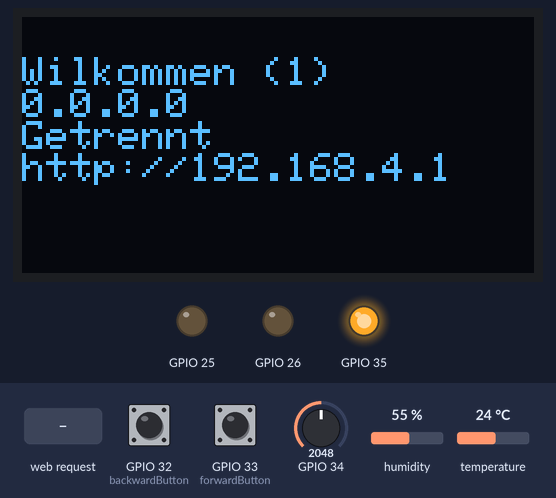
Bench run of a program on a simulated ESP32. Shown: 128×64 one-colour display, output pins drawn as LEDs (lit = HIGH). The inputs (shaded band) are chosen by the test bench; at power-on: GPIO 32 (backwardButton) HIGH, GPIO 33 (forwardButton) HIGH, GPIO 34 = 2048, humidity 55 %, temperature 24 °C. WiFi joins after 1.5 s; servers stay silent unless stated; what the program prints to the serial monitor is not drawn.

Above: at 1.4 s.
1.5 s: GPIO 32 (backwardButton) pulled LOW for 0.15 s
At 2.2 s:
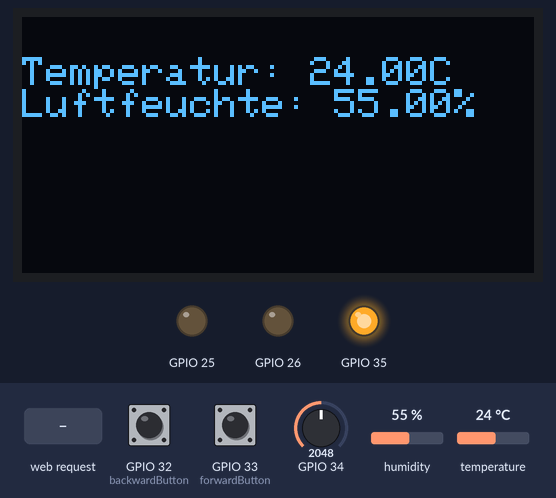
3.1 s: GPIO 33 (forwardButton) pulled LOW for 0.15 s
At 3.6 s:
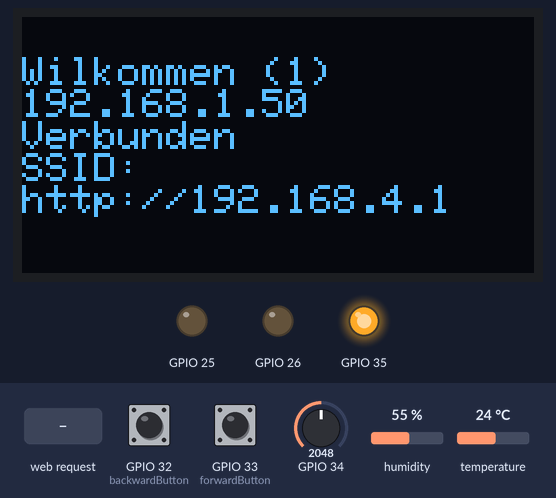
4.7 s: HTTP request GET /status?ssid=1 received
6.2 s: GPIO 33 (forwardButton) pulled LOW for 1 s
At 7.4 s:
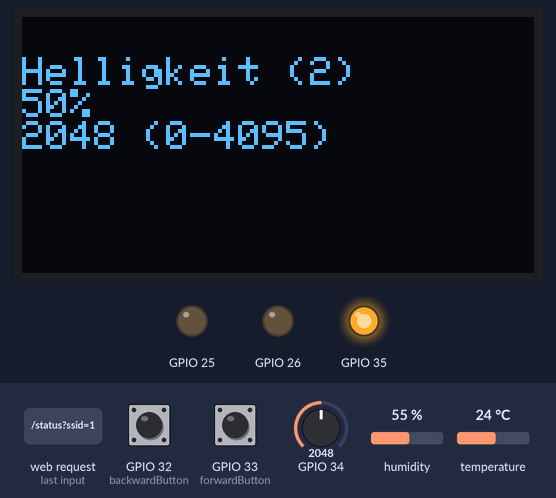
8.7 s: GPIO 34 set to 2394
At 9.6 s:
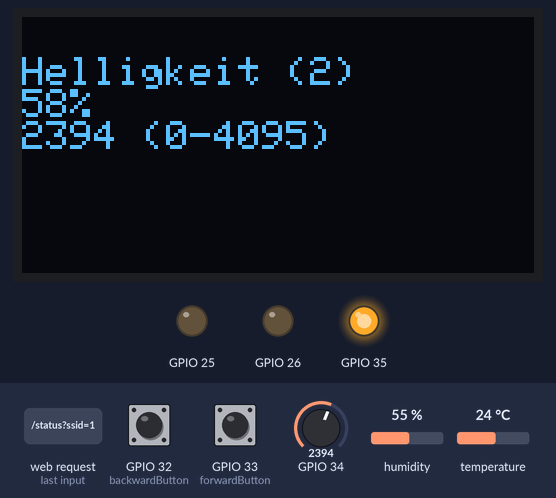
10.2 s: GPIO 34 set to 2516
At 11.4 s:
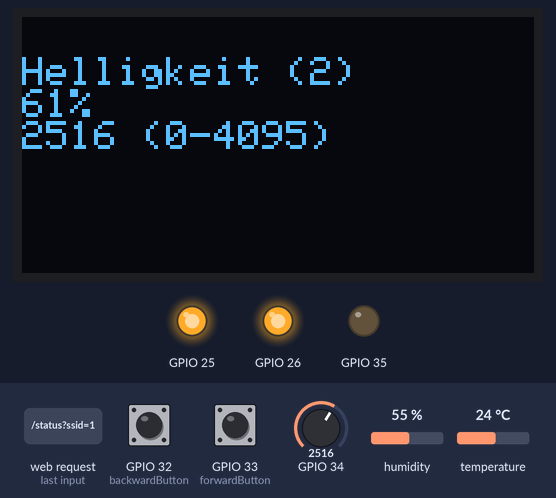
Timing chart, 0 to 12.9 s (numbered marks = the images above; inputs shaded):
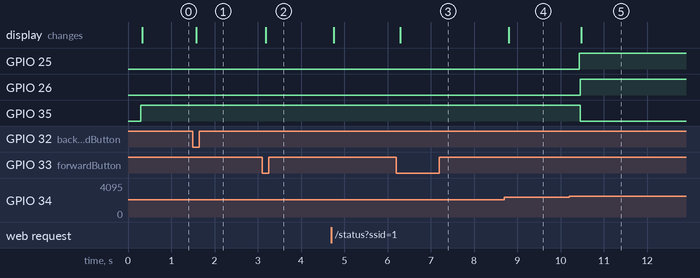

The program:

main.cpp
```cpp
#include <Arduino.h>
#include <iostream>
#include <Wire.h>
#include <Adafruit_GFX.h>
#include <Adafruit_SSD1306.h>
#include <DHT.h>
#include <WiFi.h>
#include <wifi_credentials.h>
#include <WebServer.h>
#include <DNSServer.h>
using namespace std;

WebServer server(80);

/*
      Variablen
                    */

int lastState1 = HIGH;
int currentState1 = HIGH;
int lastState2 = HIGH;
int currentState2 = HIGH;
int page = 0;
bool toggled = false;
bool ledAn = false;

int led2 = 26;
int forwardButton = 33;
int backwardButton = 32;

int ScreenSda = 21;
int ScreenScl = 22;

int licht = analogRead(34);


#define SCREEN_WIDTH 128
#define SCREEN_HEIGHT 64
#define DHTTYPE DHT11
#define DHTPIN 27
DHT dht(DHTPIN,DHTTYPE);

Adafruit_SSD1306 display(SCREEN_WIDTH, SCREEN_HEIGHT, &Wire, -1);

#define NUMFLAKES 10

float hum = dht.readHumidity();
float temp = dht.readTemperature();


/*
    Funktionen
                */

const char HTML_INDEX[] PROGMEM = R"HTML(
<!DOCTYPE html><html lang="de"><meta charset="utf-8">
<title>ESP32 WLAN Setup</title>
<style>body{font-family:sans-serif;margin:2rem}input{padding:.5rem;margin:.3rem 0;width:100%}button{padding:.6rem 1rem}</style>
<h2>WLAN verbinden</h2>
<form method="POST" action="/connect">
  <label>SSID</label><br>
  <input name="ssid" placeholder="WLAN-Name" required><br>
  <label>Passwort</label><br>
  <input name="pass" type="password" placeholder="WLAN-Passwort"><br><br>
  <button type="submit">Verbinden</button>
</form>
<p>Diese Seite erreichst du unter <b>http://192.168.4.1</b></p>
)HTML";

void addCORS() {
  server.sendHeader("Access-Control-Allow-Origin", "*");
  server.sendHeader("Access-Control-Allow-Methods", "GET,POST,OPTIONS");
  server.sendHeader("Access-Control-Allow-Headers", "Content-Type");
}

void handleOptions() {
  addCORS();
  server.send(204);
}

void handleStatus() {
  addCORS();
  server.send(200, "application/json", "{\"ok\":true}");
}

void handleTemperature() {
  addCORS();
  float t = dht.readTemperature();  // °C
  server.send(200, "text/plain", String(t));
}

void handleHumidity() {
  addCORS();
  float h = dht.readHumidity();
  server.send(200, "text/plain", String(h));
}

void handleBrightness() {
  addCORS();
  float brightnessinpercent = map(analogRead(34), 0, 4095, 0, 100);
  float regularbrightness = analogRead(34);
  server.send(200, "text/plain", String(brightnessinpercent));
  server.send(200, "text/plain", String(regularbrightness));
}

void handleRoot() {
  server.send(200, "text/html", HTML_INDEX);
}

void handleConnect() {
  String ssid = server.arg("ssid");
  String pass = server.arg("pass");

  server.send(200, "text/html",
              "<html><meta charset='utf-8'><body>"
              "<h3>Verbinde mit WLAN...</h3>"
              "<p>SSID: " + ssid + "</p>"
              "<p>Bitte 5–10 Sekunden warten.</p>"
              "</body></html>");

  WiFi.mode(WIFI_AP_STA);
  WiFi.begin(ssid.c_str(), pass.c_str());

  unsigned long start = millis();
  const unsigned long timeout = 15000;

  while (WiFi.status() != WL_CONNECTED && millis() - start < timeout) {
    delay(250);
  }

  if (WiFi.status() == WL_CONNECTED) {
    Serial.println("Verbunden mit: " + ssid);
    Serial.print("IP im Heimnetz: "); Serial.println(WiFi.localIP());

    // Optional: AP schließen, damit nur noch Heimnetz genutzt wird
    WiFi.softAPdisconnect(true);

  } else {
    Serial.println("Verbindung fehlgeschlagen.");
  }
}

void showWelcomePage() {
  display.clearDisplay();
  display.setCursor(50, 20);
  display.setTextSize(1.7);
  display.setTextColor(WHITE);
  display.setCursor(0, 10);
  display.println("Wilkommen (1)");
  display.setTextSize(0.8);
  display.println(WiFi.localIP());
  if (WiFi.status() == WL_CONNECTED) {
    display.println("Verbunden");
    display.print("SSID: ");
    display.println(server.arg("ssid"));
  } else {
    display.println("Getrennt");
  }
  display.println("http://192.168.4.1");
  display.display();
}


void Showlightpage() {
  display.clearDisplay();
  display.setTextSize(1.7);
  display.setTextColor(WHITE);
  display.setCursor(0, 10);
  display.println("Helligkeit (2)");
  display.setTextSize(1.3);
  display.print(map(analogRead(34), 0, 4095, 0, 100));
  display.println("%");
  display.setTextSize(1);
  display.print(analogRead(34));
  display.print(" (0-4095)");
  display.display();
  delay(250);
}

void showtempPage() {
  display.clearDisplay();
  display.setTextSize(1);
  display.setTextColor(WHITE);
  display.setCursor(0, 10);
  display.print("Temperatur: ");
  display.print(dht.readTemperature());
  display.println("C");
  display.print("Luftfeuchte: ");
  display.print(dht.readHumidity());
  display.print("%");
  display.display();
}

/*
    SETUP
            */

void setup() {
  Serial.begin(9600);
  pinMode(25, OUTPUT);
  pinMode(26, OUTPUT);
  pinMode(35, OUTPUT);
  dht.begin();
  delay(200);

  WiFi.mode(WIFI_AP);
  bool ok = WiFi.softAP(AP_SSID, AP_PASS);
  IPAddress apIP = WiFi.softAPIP();

  if (!display.begin(SSD1306_SWITCHCAPVCC, 0x3c)) {
    Serial.println("Fehler beim initialisieren des Displays");
    for(;;);
  }

  pinMode(forwardButton, INPUT_PULLUP);
  pinMode(backwardButton, INPUT_PULLUP);

  WiFi.begin(WIFI_SSID, WIFI_PASSWORD);
  Serial.println(ok ? "AP gestartet." : "AP-Start FEHLER!");
  Serial.print("AP SSID: "); Serial.println(AP_SSID);
  Serial.print("AP IP:   "); Serial.println(apIP);

  server.on("/status", HTTP_GET, handleStatus);
  server.on("/status", HTTP_OPTIONS, handleOptions);

  server.on("/temperature", HTTP_GET, handleTemperature);
  server.on("/temperature", HTTP_OPTIONS, handleOptions);

  server.on("/humidity", HTTP_GET, handleHumidity);
  server.on("/humidity", HTTP_OPTIONS, handleOptions);

  server.on("/brightness", HTTP_GET, handleBrightness);
  server.on("/brightness", HTTP_OPTIONS, handleOptions);
  server.on("/login", handleRoot);
  server.on("/connect", HTTP_POST, handleConnect);
  server.onNotFound([](){
    server.send(404, "text/plain", "Not found");
    if (server.method() == HTTP_OPTIONS) { handleOptions(); return; }
    addCORS();
  });

  server.begin();
  Serial.println("HTTP-Server bereit.");

  display.clearDisplay();
  showWelcomePage();
}

void loop() {

  lastState1 = currentState1;
  currentState1 = digitalRead(33);

  lastState2 = currentState2;
  currentState2 = digitalRead(32);


  if (map(analogRead(34), 0, 4095, 0, 100) >= 60) {
    digitalWrite(25, HIGH);
  } else {
    digitalWrite(25, LOW);
  }

  if (dht.readTemperature() >= 21 && dht.readHumidity() >= 35 && map(analogRead(34), 0, 4095, 0, 100) >= 60) {
    digitalWrite(26, HIGH);
    digitalWrite(35, LOW);
  } else {
    digitalWrite(26, LOW);
    digitalWrite(35, HIGH);
  }

  if (currentState1 != lastState1) {
    if (currentState1 == LOW) {
      ++page;
      // Serial.println(page);
      Serial.println("Fwd");
      delay(50);
    }
  }

  if (currentState2 != lastState2) {
    if (currentState2 == LOW) {
      --page;
      // Serial.println(page);
      Serial.println("Bwd");
      delay(50);
    }

  }

  server.handleClient();

  if (page == 0) {
    showWelcomePage();
  } else if (page == 1) {
    Showlightpage();
  } else if (page == 2) {
    showtempPage();
  } else if (page == 3) {
    page = 0;
  } else if (page <= 0) {
    page = 2;
  }
}
```

wifi_credentials.h
```cpp
const char* WIFI_SSID = "Jermaine's iPhone";
const char* WIFI_PASSWORD = "EhgUj96E";

const char* AP_SSID = "ESP32-Setup";
const char* AP_PASS = "etistinkt";
```

Measured:
- the behaviour switches between 2456 and 2457 on GPIO 34 (found by bisection; images 4 and 5)
- after the input at 1.5 s, the display: changes after 0.08 s (image 1)
- after the input at 3.1 s, the display: changes after 0.08 s (image 2)
- after the input at 6.2 s, the display: changes after 0.09 s (image 3)
- after the input at 8.7 s, the display: changes after 0.10 s (image 4)
- after the input at 10.2 s, GPIO 25: LOW → HIGH after 0.23 s; GPIO 26: LOW → HIGH after 0.25 s; GPIO 35: HIGH → LOW after 0.25 s; the display: changes after 0.28 s (image 5)
